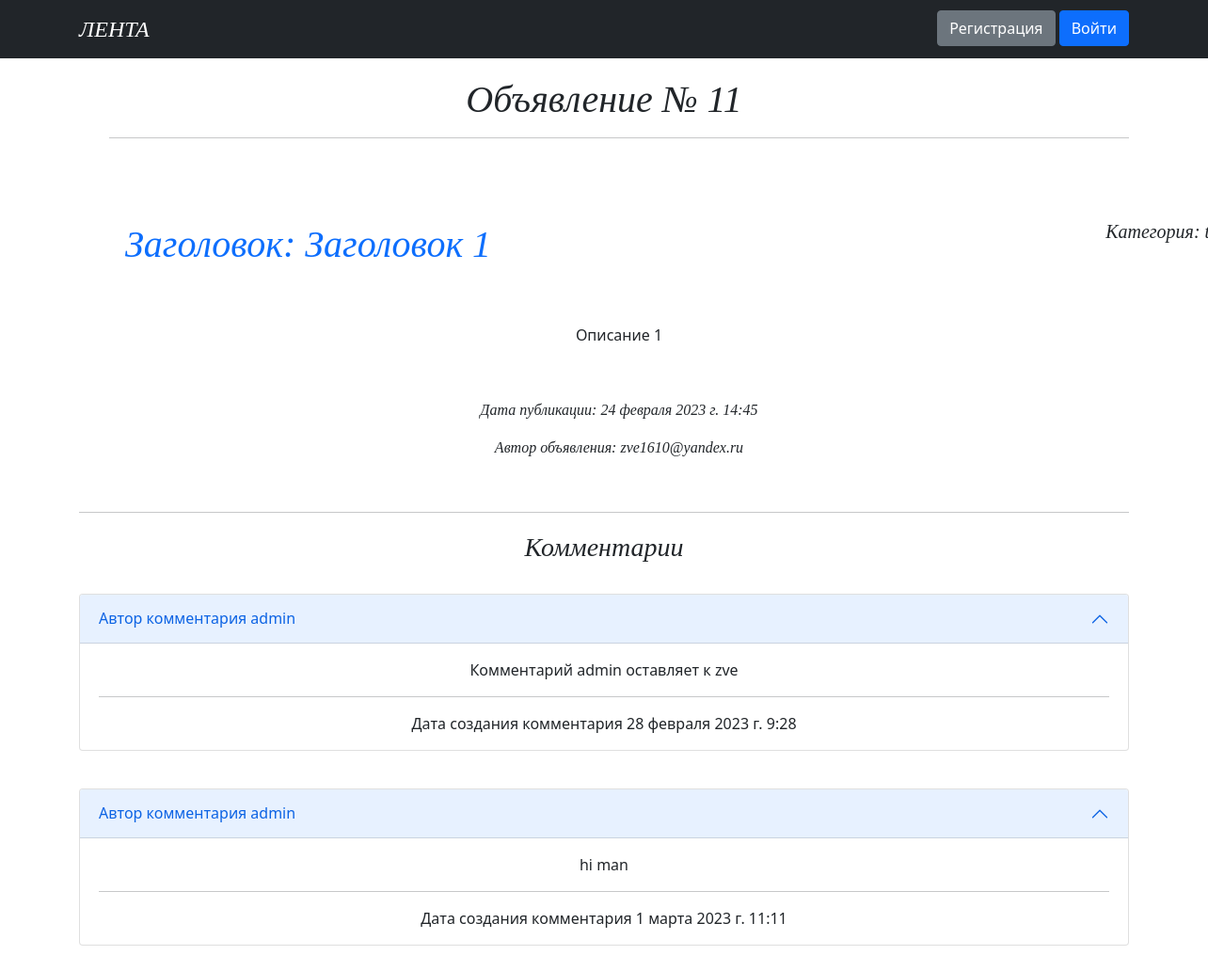
The app's page /article/11 with its own data.
### service/models.py (models this page shows, shortened)
class Article(models.Model):
    TYPE = (
        ('tank', 'Танки'),
        ('heal', 'Хилы'),
        ('dd', 'ДД'),
        ('tank', 'Танки'),
        ('buyers', 'Торговцы'),
        ('gildemaster', 'Гилдмастеры'),
        ('quest', 'Квестгилверы'),
        ('smith', 'Кузнецы'),
        ('tanner', 'Кожевники'),
        ('potion', 'Зельевары'),
        ('spellmaster', 'Мастер заклинаний'),
    )
    author = models.ForeignKey(User, on_delete=models.CASCADE, verbose_name='автор')
    author_id = author.primary_key
    title = models.CharField(max_length=64, verbose_name='заголовок')
    text = RichTextField()
    category = models.CharField(max_length=11, choices=TYPE, default='tank', verbose_name='категория')
    time_in = models.DateTimeField(auto_now_add=True)
    class Meta:
        verbose_name = 'статью'
        verbose_name_plural = 'Статьи'

class Comments(models.Model):
    article = models.ForeignKey(Article, on_delete=models.CASCADE, verbose_name='Статья', related_name='comments')
    author = models.ForeignKey(User, on_delete=models.CASCADE, verbose_name='Автор комментария')
    time_in = models.DateTimeField(auto_now_add=True)
    text = models.CharField(max_length=64, verbose_name='Текст комментария')
    status = models.BooleanField(verbose_name='Статус', default=False)
    class Meta:
        verbose_name='комментарий'
        verbose_name_plural = 'комментарии'

### service/views.py (the view, shortened to what this page needs)
# urls.py: path('<int:pk>', ArticleDetail.as_view(), name='article_detail'),
class ArticleDetail(FormMixin, DetailView):
    model = Article
    template_name = 'post.html'
    context_object_name = 'post'
    form_class = CommentForm
    success_msg = 'Комментарий успешно создан, ожидайте модерации'
    def post(self, request, *args, **kwargs):
        form = self.get_form()
        if form.is_valid():
            return self.form_valid(form)
        else:
            return self.form_invalid(form)

### templates/post.html (shortened to what this page needs)
{% extends 'flatpages/default.html' %}
{% load static %}
{% block content %}
<h1 style="text-align: center;margin-top: 20px;font-family: Candara;"><em>Объявление № {{ post.pk }}</em></h1>
<ul>
    <hr>
    <p>&nbsp;</p>
    <table style="height: 101px;" width="1200">
        <tbody>
        <tr>
            <td><a class="nav-link" href="/article/{{ i.id }}"><h1 style="text-align: left;margin-top: 20px;font-family: Candara;"><em>Заголовок: {{ post.title }} </em></h1></a></td>
            <td><p style="text-align: right; font-size:20px; font-family: Candara;"><em>Категория: {{ post.category }}</em></p></td>
        </tr>
        </tbody>
    </table>
    <p>&nbsp;</p>
    {% autoescape off %}{{ post.text }}{% endautoescape %}
    <p>&nbsp;</p>
    <p style="font-family: Candara;"><em>Дата публикации: {{ post.time_in }}</em></p>
    <p style="font-family: Candara;"><em>Автор объявления: {{ post.author }}</em></p>
</ul>
<p>&nbsp;</p>
<hr>
<h3 style="text-align: center;margin-top: 20px;font-family: Candara;"><em>Комментарии</em></h3>
<br>
{% for item in post.comments.all %}
{% if item.status == True %}
<div class="accordion" id="accordionPanelsStayOpenExample">
  <div class="accordion-item">
    <h2 class="accordion-header" id="headingOne">
      <button class="accordion-button" type="button" data-bs-toggle="collapse" data-bs-target="#collapseOne" aria-expanded="false" aria-controls="collapseOne">
        Автор комментария {{item.author}}
      </button>
    </h2>
    <div id="collapseOne" class="accordion-collapse collapse show" aria-labelledby="headingOne" data-bs-parent="#accordionExample">
      <div class="accordion-body">
        {{item.text}}<hr>
          Дата создания комментария {{item.time_in}}
      </div>
    </div>
  </div>
</div>
<p style="text-align: center;">&nbsp;</p>
{% endif %}
{% endfor %}
{% endblock content %}

### records on screen
Article: pk "11", title "Заголовок 1", text "Описание 1", time_in "24 февраля 2023 г. 14:45", author "zve1610@yandex.ru"
Comments: author "admin", text "Комментарий admin оставляет к zve", time_in "28 февраля 2023 г. 9:28"
Comments: author "admin", text "hi man", time_in "1 марта 2023 г. 11:11"
